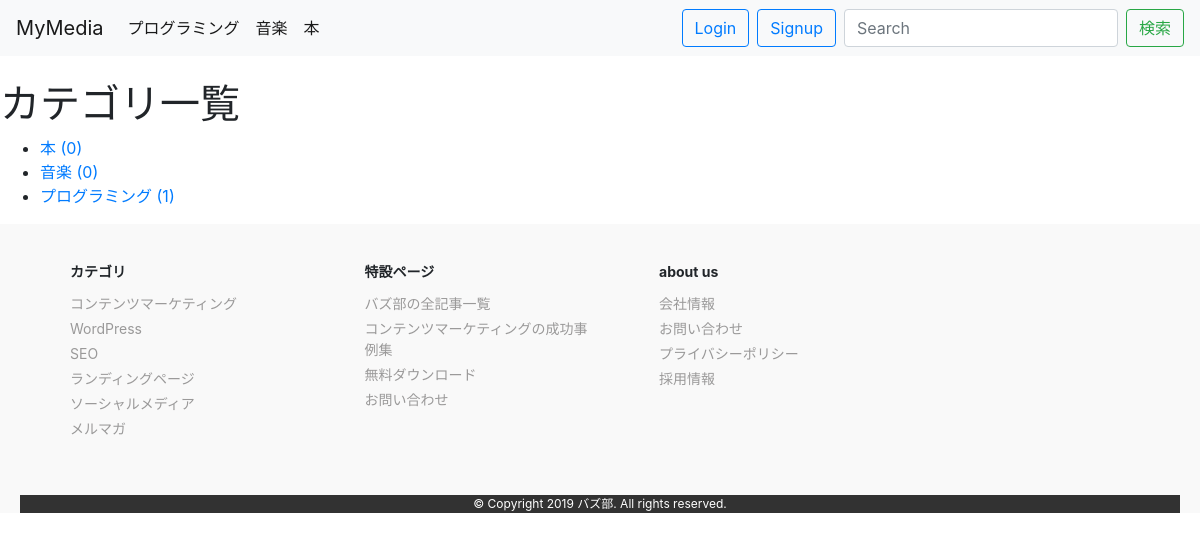
/blog/categories/, run on an earlier commit of the app's database.
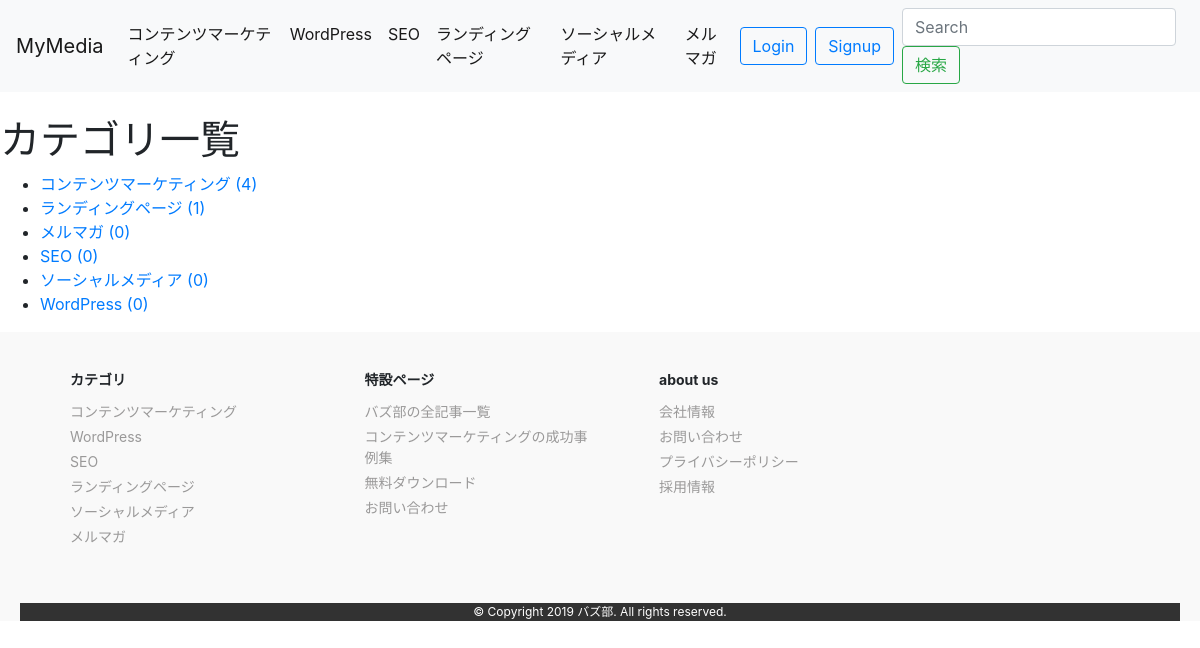
And on a later commit of the database.
### blog/models.py (models this page shows, shortened)
class Category(models.Model):
    name = models.CharField(max_length=255)
    slug = models.SlugField(unique=True)
    timestamp = models.DateTimeField(auto_now_add=True)

### blog/views.py (the view)
# urls.py: path('categories/', CategoryListView.as_view(), name='category_list'),
class CategoryListView(ListView):
    queryset = Category.objects.annotate(
        num_posts=Count('post', filter=Q(post__is_public=True)))

### dbsite2/context_processors.py (called while the page is built)
def common(request):
    context = {
        'categories': Category.objects.annotate(
            num_posts=Count('post', filter=Q(post__is_public=True))),
        'tags': Tag.objects.annotate(
            num_posts=Count('post', filter=Q(post__is_public=True))),
    }
    return context

### blog/templates/blog/category_list.html (shortened to what this page needs)
{% extends "base.html" %}
{% block content %}
<h1>カテゴリ一覧</h1>
<ul>
  {% for category in object_list %}
  <li><a href="{% url 'blog:category_post' category.slug %}">{{ category.name }} ({{ category.num_posts }})</a></li>
  {% empty %}
  <li>カテゴリはありません。</li>
  {% endfor %}
</ul>
{% endblock %}

### templates/base/navbar.html (shortened to what this page needs)
<nav class="navbar navbar-expand-lg navbar-light bg-light mb-4">
  <a class="navbar-brand" href="/blog/">MyMedia</a>
  <div class="collapse navbar-collapse" id="navbarSupportedContent">
    <ul class="navbar-nav mr-auto">
      {% for category in categories|dictsort:"id" %}
      <li class="nav-item active">
        <a href="{% url 'blog:category_post' category.slug %}" class="nav-link">{{ category.name }}</a>
      </li>
      {% endfor %}
    </ul>
    {% include "blog/snippets/user_auth.html" %}
    {% include "blog/snippets/search_form.html" %}
  </div>
</nav>

What changed in the data, as far as the page shows it:
changed Category: name "プログラミング" → "コンテンツマーケティング"; num_posts "1" → "4"; moves up the list
changed Category: name "音楽" → "WordPress"
changed Category: name "本" → "SEO"
added Category: name "ランディングページ", num_posts "1"
added Category: name "ソーシャルメディア", num_posts "0"
added Category: name "メルマガ", num_posts "0"
